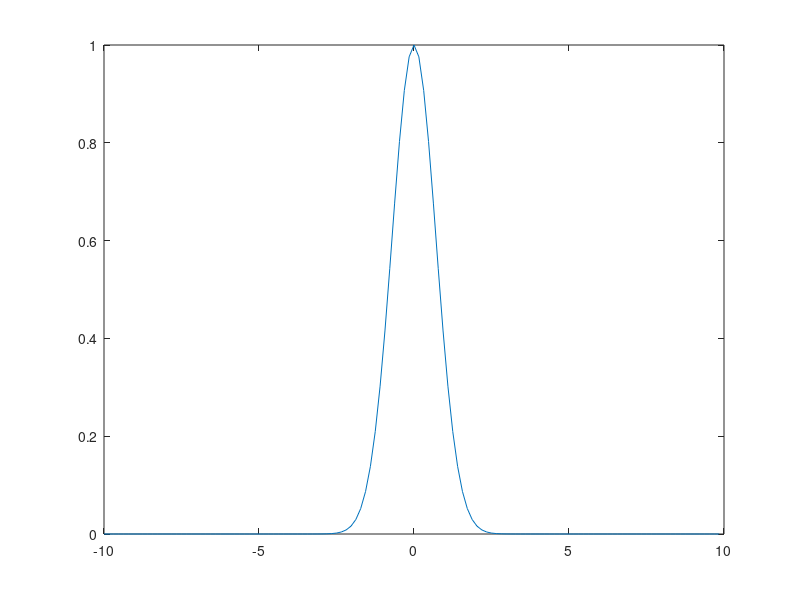
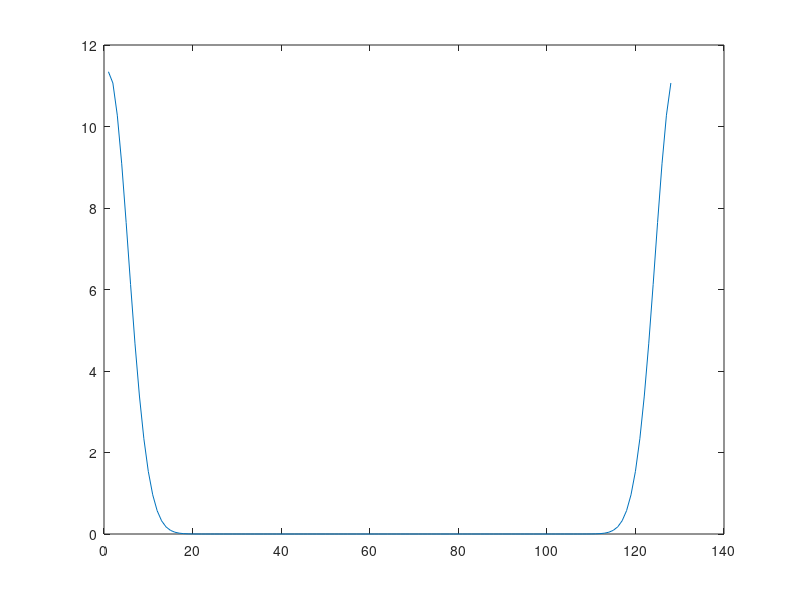
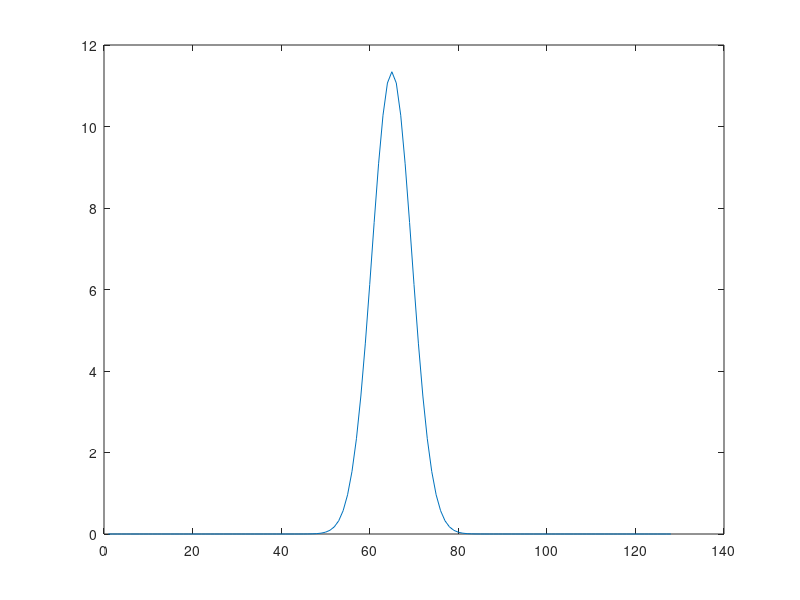
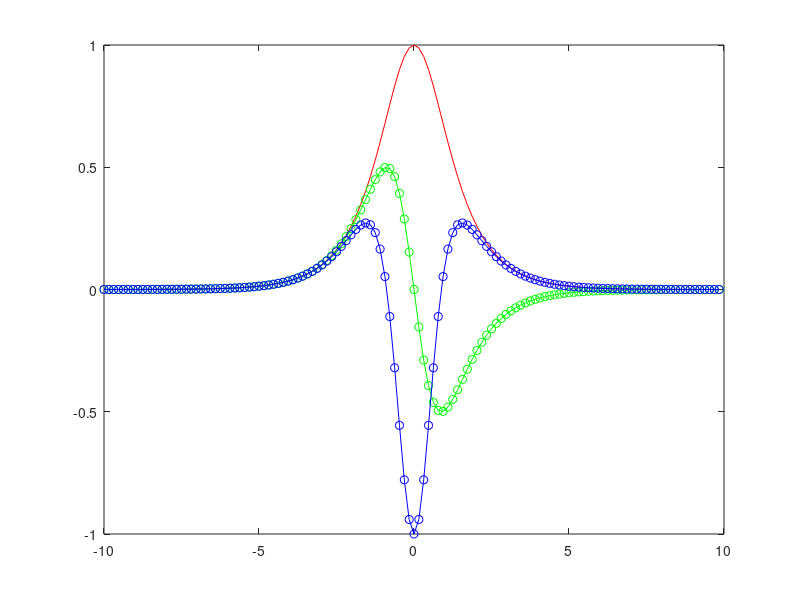

Recreate these plots in MATLAB, in order.
clear all; close all; clc

L=20; % define the computational domain [-L/2,L/2] 
n=128; % define the number of Fourier modes 2^n
x2=linspace(-L/2,L/2,n+1); % define the domain discretization 
x=x2(1:n); % consider only the first n points: periodicity

u=exp(-x.*x); % function to take a derivative of 
ut=fft(u); % FFT the function 
utshift=fftshift(ut); % shift FFT

figure(1), plot(x,u) % plot initial gaussian 
figure(2), plot(abs(ut)) % plot unshifted transform 
figure(3), plot(abs(utshift)) % plot shifted transform

%% TAKING DERIVATIVES

clear all; % clear all variables and figures
L=20; % define the computational domain [-L/2,L/2] 
n=128; % define the number of Fourier modes 2^n
x2=linspace(-L/2,L/2,n+1); % define the domain discretization 
x=x2(1:n); % consider only the first n points: periodicity 
dx=x(2)-x(1); % dx value needed for finite difference 

u=sech(x); % function to take a derivative of
ut=fft(u); % FFT the function
k=(2*pi/L)*[0:(n/2-1) (-n/2):-1]; % k rescaled to 2pi domain

% FFT calculation of derivatives
ut1=i*k.*ut; % first derivative
ut2=-k.*k.*ut; % second derivative 
u1=real(ifft(ut1)); u2=real(ifft(ut2)); % inverse transform 
u1exact=-sech(x).*tanh(x); % analytic first derivative 
u2exact=sech(x)-2*sech(x).^3; % analytic second derivative

% Finite difference calculation of first derivative
% 2nd-order accurate 
ux(1)=(-3*u(1)+4*u(2)-u(3))/(2*dx); 
for j=2:n-1
    ux(j)=(u(j+1)-u(j-1))/(2*dx); 
end
ux(n)=(3*u(n)-4*u(n-1)+u(n-2))/(2*dx);

% 4th-order accurate 
ux2(1)=(-3*u(1)+4*u(2)-u(3))/(2*dx); 
ux2(2)=(-3*u(2)+4*u(3)-u(4))/(2*dx); 
for j=3:n-2
    ux2(j)=(-u(j+2)+8*u(j+1)-8*u(j-1)+u(j-2))/(12*dx); 
end
ux2(n-1)=(3*u(n-1)-4*u(n-2)+u(n-3))/(2*dx); 
ux2(n)=(3*u(n)-4*u(n-1)+u(n-2))/(2*dx);

figure(4), plot(x,u,'r',x,u1,'g',x,u1exact,'go',x,u2,'b',x,u2exact,'bo') 
figure(5)
subplot(3,1,1), plot(x,u1exact,'ks-',x,u1,'k',x,ux,'ko',x,ux2,'k*'), axis([-1.15 -0.75 0.47 0.5])
subplot(3,1,2), plot(x,u1exact,'ks-',x,u1,'kv',x,ux,'ko',x,ux2,'k*'), axis([-0.9376 -0.9374 0.49848 0.49850])
subplot(3,1,3), plot(x,u1exact,'ks-',x,u1,'kv',x,ux,'ko',x,ux2,'k*'), axis([-0.9376 -0.9374 0.498487 0.498488])
